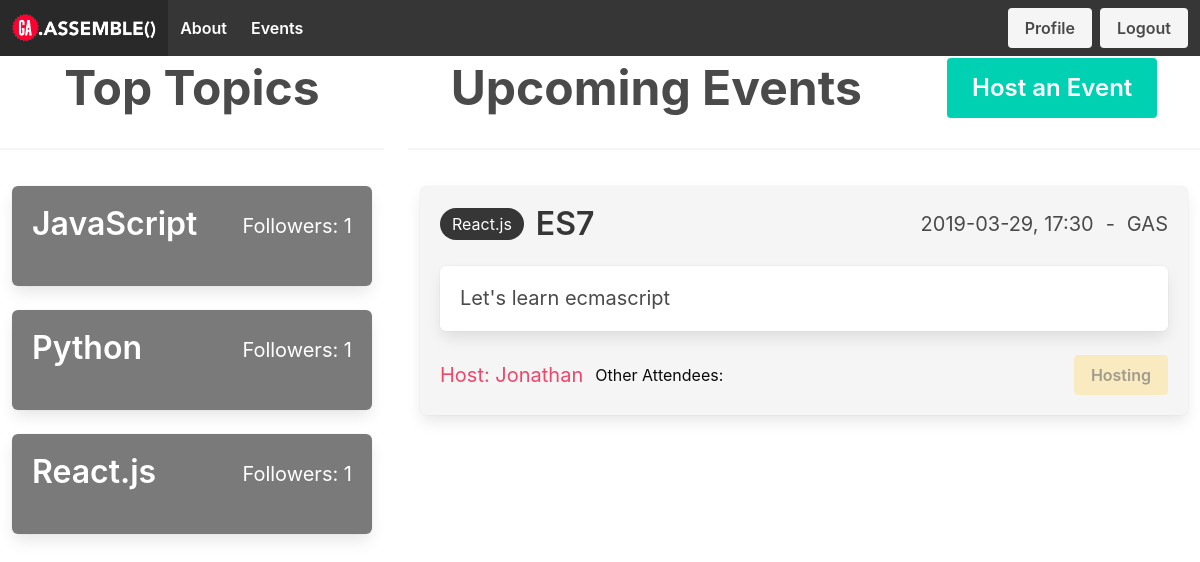
Screenshot of /main/ (signed in) with the database file from the repository.
### models.py (models this page shows, shortened)
class Topic(Model):
    name = CharField(50, unique=True)
    class Meta:
        database = DATABASE

class Event(Model):
    title = CharField(100)
    event_time = DateTimeField()
    location = CharField(200)
    details = TextField(500)
    topic = ForeignKeyField(model=Topic,backref="event")
    created_by_id = ForeignKeyField(model=User,backref="user")
    class Meta:
        database = DATABASE

class User(UserMixin, Model):
    username = CharField(unique=True)
    fullname = CharField()
    email = CharField(unique=True)
    password = CharField(max_length=100)
    joined_at = DateTimeField(default=datetime.datetime.now)
    is_admin = BooleanField(default=False)
    class Meta:
        database = DATABASE

### app.py (the view)
@app.route('/main')
@app.route('/main/')
@app.route('/main/<topicid>', methods=['GET'])
@login_required
def main(topicid=None):
    if topicid != None:
        events = models.Event.select().where(models.Event.topic_id == topicid)
    else:
        events = models.Event.select()
    topics = models.Topic.select(models.Topic.id, models.Topic.name, fn.COUNT(models.User_Topics.user_id).alias('num_of_followers')).join(
        models.User_Topics, JOIN.LEFT_OUTER, on=(models.Topic.id == models.User_Topics.topic_id)).group_by(models.Topic.id, models.Topic.name)
    eventForm = forms.EventForm()
    user_events = models.User_Events.select()
    user = g.user._get_current_object()
    attending = models.User_Events.select(models.User_Events.event_id).where(
        models.User_Events.user_id == user.id)
    return render_template('main.html', topics=topics, events=events, form=eventForm, user_events=user_events, attending=attending, user=user)

### app.py (called while the page is built)
@login_manager.user_loader
def load_user(userid):
    try:
        return models.User.get(models.User.id == userid)
    except models.DoesNotExist:
        return None

@app.before_request
def before_request():
    g.db = models.DATABASE
    g.db.connect()
    g.user = current_user

@app.after_request
def after_request(response):
    g.db.close()
    return response

### templates/main.html (shortened to what this page needs)
<!DOCTYPE html>
<html lang="en">
<head>
    <link rel='stylesheet' href='https://cdnjs.cloudflare.com/ajax/libs/bulma/0.7.4/css/bulma.css'/>
    <link rel='stylesheet' href="{{url_for('static',filename='style.css')}}"/>
</head>
<body class='has-navbar-fixed-top'>
    {% include 'nav.html' %}
    {% from 'macros.html' import render_topic, render_event %}
    <div class='columns'>
        <div class='column is-one-third'>
            <div class='level'>
                <h1 class='level-item is-size-1 has-text-weight-bold'>Top Topics</h1>
            </div>
            <hr>
            <div class='tile is-parent is-vertical'>
                {% for topic in topics|sort(reverse=True, attribute='num_of_followers')%}
                {{ render_topic(topic) }}
                {% endfor %}
            </div>
        </div>
        <div class='column is-two-thirds'>
            <div class='level'>
                <h1 class='event-header level-item is-size-1 has-text-weight-bold'>Upcoming Events</h1>
                {% include 'event.html'%}
            </div>
            <hr>
            <div class='event-list tile is-parent is-vertical'>
                {% for event in events|sort(attribute='event_time') %}
                {{ render_event(event,user_events,attending,user)}}
                {% endfor %}
            </div>
        </div>
    </div>
</body>
</html>

### templates/macros.html (shortened to what this page needs)
 {% macro render_topic(topic) %}
<div
  data-id="{{ topic.id }}"
  data-name="{{ topic.name }}"
  class="topic tile box is-child has-background-grey"
>
  <a class="level" href="{{url_for('main', topicid=topic.id)}}">
    <p class="title has-text-white level-left">{{ topic.name }}</p>
    <p class="subtitle has-text-white level-right">
      {% if topic.num_of_followers %} Followers: {{ topic.num_of_followers }}
      {% else %} Followers: 0 {% endif %}
    </p>
  </a>
</div>
{% endmacro %}  {% macro render_event(event,user_events,attending,user) %}
<div
  data-id="{{ event.id }}"
  class="event tile box is-child has-background-light"
>
  <div class="level">
    <div class="level-left">
      <p class="level-item tag is-dark is-rounded is-size-6">
        {{ event.topic.name }}
      </p>
      <p class="level-item title">{{ event.title }}</p>
    </div>
    <div class="level-right">
      <p class="level-item is-size-5">
        {{ event.event_time.replace("T", ", ") }}
      </p>
      <p class="level-item is-size-5">-</p>
      <p class="level-item is-size-5">{{ event.location }}</p>
    </div>
  </div>
  <div class="box">
    <p class="subtitle is-multiline">{{ event.details }}</p>
  </div>
  <div class="level">
    <div class="level-left">
      <p class="level-item has-text-danger is-size-5">
        Host: {{ event.created_by_id.username }}
      </p>
      <p class="level-item has-text-black is-size-6">Other Attendees:</p>
    </div>
    <div class="level-right">
      {% if event.created_by_id.id == user.id %}
      <a class="level-item button is-warning has-text-weight-semibold" disabled
        >Hosting</a
      >
      {% elif event.id in attending|map(attribute='event_id') %}
      <a
        class="level-item button is-danger has-text-weight-semibold"
        href="{{url_for('unattend_from_main', eventid=event.id, topicid=event.topic_id)}}"
        >Unattend</a
      >
      {% else %}
      <a
        class="level-item button is-success has-text-weight-semibold"
        href="{{url_for('attend_event', eventid=event.id, topicid=event.topic_id)}}"
        >Attend</a
      >
      {% endif %}
    </div>
  </div>
</div>
{% endmacro %}

### rows the page displays
Topic: name "JavaScript", num_of_followers "1"
Topic: name "Python", num_of_followers "1"
Topic: name "React.js", num_of_followers "1"
Event: topic.name "React.js", title "ES7", event_time.replace "2019-03-29, 17:30", location "GAS", details "Let's learn ecmascript", created_by_id.username "Jonathan"
